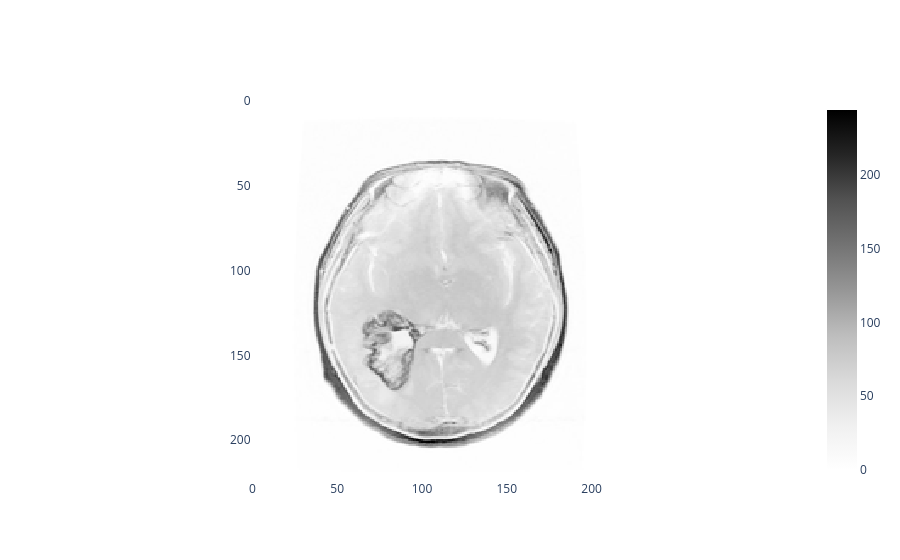

Here is the notebook cell this chart was saved with:
### Markdown cell above
we see that there are 70,000 images, where each image has 784 features that represent pixel intensity. Let's reshape the feature vector to a 28x28 array and visualise one of the "8" digits using ``giotto-tda``'s plotting API:

### Code cell
import numpy as np
from gtda.plotting import plot_heatmap

glioma_idx = np.flatnonzero(y == "glioma")[0]
glioma = X[glioma_idx]
plot_heatmap(glioma)

### Figure 1 — Plotly figure (JSON) as saved in the notebook; plotly's stock layout.template omitted (floating-point values rounded to 4 significant figures; data arrays with more than 128 entries replaced by an {"elided": "..."} marker saying what was removed)
{"data": [{"colorscale": [[0, "rgb(255,255,255)"], [0.125, "rgb(240,240,240)"], [0.25, "rgb(217,217,217)"], [0.375, "rgb(189,189,189)"], [0.5, "rgb(150,150,150)"], [0.625, "rgb(115,115,115)"], [0.75, "rgb(82,82,82)"], [0.875, "rgb(37,37,37)"], [1, "rgb(0,0,0)"]], "type": "heatmap", "z": {"elided": "224x224 int values"}}], "layout": {"plot_bgcolor": "white", "xaxis": {"constrain": "domain", "scaleanchor": "y"}, "yaxis": {"autorange": "reversed", "constrain": "domain"}}}
